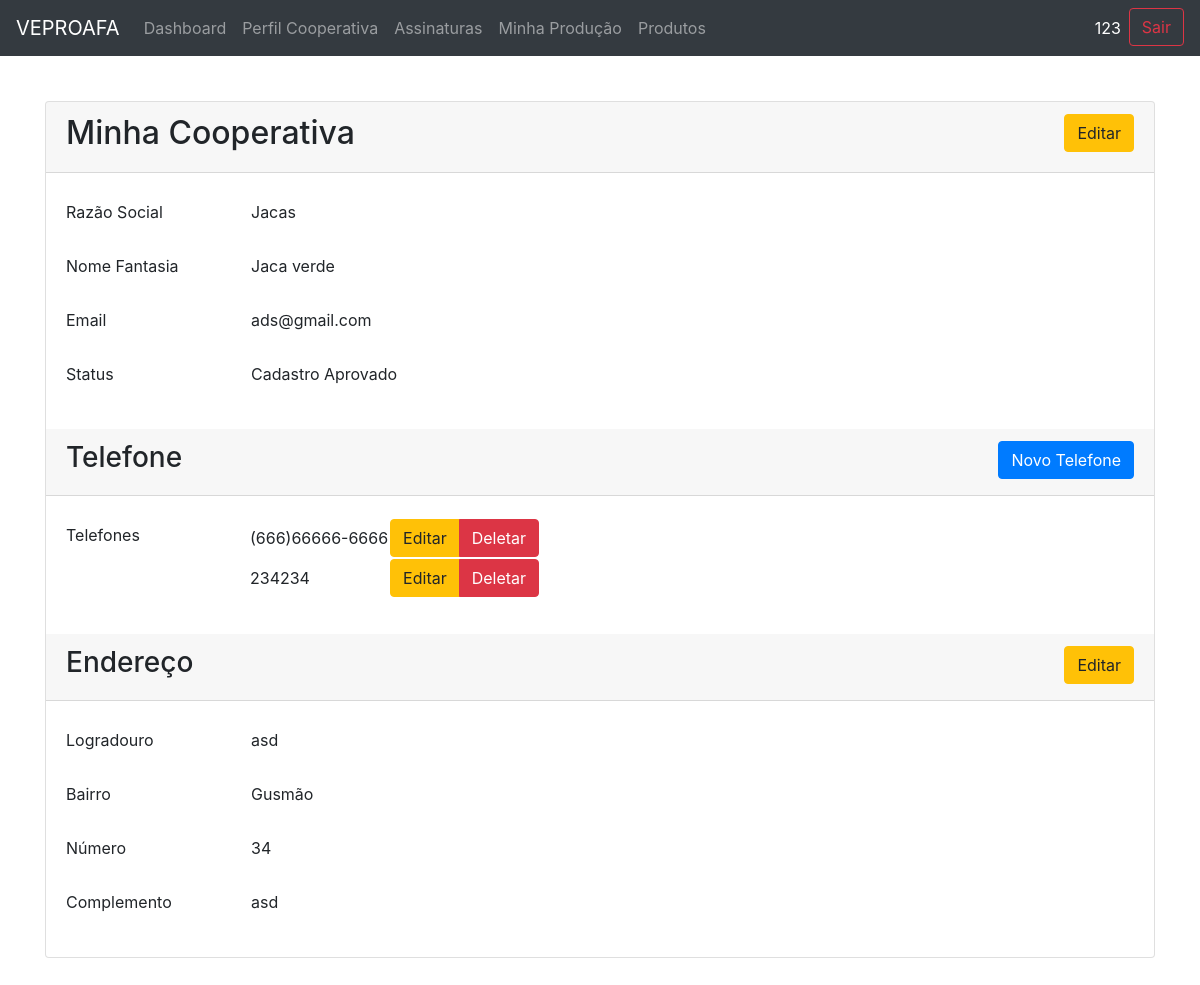
The page /veproafa/cooperativa/view/ (signed in) on the database its author committed.
### app_base/models.py (models this page shows, shortened)
class Cooperativa(models.Model):
    usuario = models.OneToOneField(settings.AUTH_USER_MODEL,on_delete=models.PROTECT,blank=True,null=True)
    razao_social=models.CharField(max_length=100)
    nome_fantasia=models.CharField(max_length=100)
    cnpj=models.CharField(max_length=20)
    email= models.EmailField()
    aprovado=models.NullBooleanField()
    endereco = models.OneToOneField(Endereco, null=False, blank=False, on_delete=models.CASCADE)
    assinaturas= models.ManyToManyField(Assinatura, blank=True)

class Telefone(models.Model):
    telefone = models.CharField(max_length=30)
    cooperativa = models.ForeignKey(Cooperativa, on_delete=models.CASCADE,null=True)
    cliente = models.ForeignKey(Cliente, on_delete=models.CASCADE,null=True)

class Endereco(models.Model):
    logradouro = models.CharField(max_length=130)
    bairro=models.CharField(max_length=80)
    numero = models.IntegerField()
    complemento = models.CharField(max_length=80)

### app_base/views.py (the view)
# urls.py: path('cooperativa/view/', views.cooperativa_view,name='cooperativa_view'),
def cooperativa_view(request):
    cooperativa = Cooperativa.objects.filter(usuario__id=request.user.id).first()
    telefones=Telefone.objects.filter(cooperativa=cooperativa)
    return render(request, 'cooperativa/view.html', {'cooperativa': cooperativa,'telefones':telefones})

### app_base/templatetags/auth_extras.py (called while the page is built)
@register.filter(name='has_group')
def has_group(user, group_name):
    group = Group.objects.get(name=group_name)
    return True if group in user.groups.all() else False

### templates/cooperativa/view.html (shortened to what this page needs)
{% extends 'base.html' %}
{% block conteudo %}
<div class="card">
    <div class="card-header">
        <h2>Minha Cooperativa
            <a href="{% url 'cooperativa_update' cooperativa.id %}" class="btn btn-warning" style="float:right" >Editar</a>
        </h2>
    </div>
    <div class="card-body">
        <form>
            <div class="form-group row">
                <label for="razao_social" class="col-sm-2 col-form-label">Razão Social</label>
                <div class="col-sm-10">
                    <input type="text" readonly class="form-control-plaintext" id="razao_social" value="{{ cooperativa.razao_social }}">
                </div>
            </div>
            <div class="form-group row">
                <label for="nome_fantasia" class="col-sm-2 col-form-label">Nome Fantasia</label>
                <div class="col-sm-10">
                    <input type="text" readonly class="form-control-plaintext" id="nome_fantasia" value="{{ cooperativa.nome_fantasia }}">
                </div>
            </div>
            <div class="form-group row">
                <label for="email" class="col-sm-2 col-form-label">Email</label>
                <div class="col-sm-10">
                    <input type="text" readonly class="form-control-plaintext" id="email" value="{{ cooperativa.email }}">
                </div>
            </div>
            <div class="form-group row">
                <label for="aprovado" class="col-sm-2 col-form-label">Status</label>
                <div class="col-sm-10">
                    {% if cooperativa.aprovado == True %}
                    <input type="text" readonly class="form-control-plaintext" id="aprovado" value="Cadastro Aprovado">
                    {%else%}
                    <input type="text" readonly class="form-control-plaintext" id="aprovado" value="Cadastro em pausa">
                    {%endif%}
                </div>
            </div>
        </form>
    </div>
    <div class="card-header">
        <h3>Telefone
            <a href="{% url 'telefone_create' cooperativa.id %}" class="btn btn-primary" style="float:right" >Novo Telefone</a>
        </h3>
    </div>
    <div class="card-body">
        <form>
            <div class="form-group row">
                <label for="telefone" class="col-sm-2 col-form-label">Telefones</label>
                <div class="col-sm-10 table-responsive">
                    <table id="telefone">
                        <thead>
                        <tr>
                            <th></th>
                            <th></th>
                        </tr>
                        </thead>
                        <tbody>
                        {% for telefone in telefones %}
                        <tr>
                            <td>{{ telefone.telefone }}</td>
                            <td>
                                <div class="btn-group" role="group" aria-label="Basic example">
                                    <a href="{% url 'telefone_update' telefone.id %}" class="btn btn-warning">Editar</a>
                                    <a href="{% url 'telefone_delete' telefone.id %}" class="btn btn-danger">Deletar</a>
                                </div>
                            </td>
                        </tr>
                        {% endfor %}
                        </tbody>
                    </table>
                </div>
            </div>
        </form>
    </div>
    <div class="card-header">
        <h3>Endereço
            <a href="{% url 'endereco_update' cooperativa.endereco.id %}" class="btn btn-warning" style="float:right" >Editar</a>
        </h3>
    </div>
    <div class="card-body">
        <form>
            <div class="form-group row">
                <label for="logradouro" class="col-sm-2 col-form-label">Logradouro</label>
                <div class="col-sm-10">
                    <input type="text" readonly class="form-control-plaintext" id="logradouro" value="{{ cooperativa.endereco.logradouro}}">
                </div>
            </div>
            <div class="form-group row">
                <label for="nome_fantasia" class="col-sm-2 col-form-label">Bairro</label>
                <div class="col-sm-10">
                    <input type="text" readonly class="form-control-plaintext" id="bairro" value="{{ cooperativa.endereco.bairro }}">
                </div>
            </div>
            <div class="form-group row">
                <label for="numero" class="col-sm-2 col-form-label">Número</label>
                <div class="col-sm-10">
                    <input type="text" readonly class="form-control-plaintext" id="numero" value="{{ cooperativa.endereco.numero }}">
                </div>
            </div>
            <div class="form-group row">
                <label for="complemento" class="col-sm-2 col-form-label">Complemento</label>
                <div class="col-sm-10">
                    <input type="text" readonly class="form-control-plaintext" id="complemento" value="{{ cooperativa.endereco.complemento }}">
                </div>
            </div>
        </form>
    </div>
</div>
{% endblock %}

### templates/base.html (shortened to what this page needs)
{% load static %}
{% load auth_extras %}
<!DOCTYPE html>
<html lang="en">
<head>
    <link rel="stylesheet" href="{% static '/bootstrap/css/bootstrap.min.css' %}"/>
    <link rel="stylesheet" href="{% static '/bootstrap/css/style.css' %}"/>
</head>
<body>
<nav class="navbar navbar-expand-lg navbar-dark bg-dark">
    <a class="navbar-brand" href="#">VEPROAFA</a>
    <div class="collapse navbar-collapse" id="navbarSupportedContent">
        <ul class="navbar-nav mr-auto">
            {% if request.user|has_group:'COOPERATIVA' %}
            <li class="nav-item">
                <a href="{% url 'dashboard' %}" class="nav-link">Dashboard</a>
            </li>
            <li class="nav-item">
                <a href="{% url 'cooperativa_view' %}" class="nav-link">Perfil Cooperativa</a>
            </li>
            <li class="nav-item">
                <a class="nav-link" href="{% url 'assinatura_list' %}">Assinaturas</a>
            </li>
            <li class="nav-item">
                <a class="nav-link" href="{% url 'producao_list' %}">Minha Produção</a>
            </li>
            <li class="nav-item">
                <a href="{% url 'produto_list' %}" class="nav-link">Produtos</a>
            </li>
            {% endif %}
        </ul>
        <ul class="navbar-nav ml-auto">
            <li class="nav-item">
                <a href="#" class="nav-link active">{{ user.username }}</a>
            </li>
            <li class="nav-item">
                <a href="{% url 'my_logout'%}" class="btn btn-outline-danger my-2 my-sm-0">Sair</a>
            </li>
        </ul>
    </div>
</nav>
<div class="container corretor corretor-card">
    {% block conteudo %}
    {% endblock %}
</div>
</body>
</html>

### rows shown on the page
Cooperativa: razao_social "Jacas", nome_fantasia "Jaca verde", email "ads@gmail.com", endereco.logradouro "asd", endereco.bairro "Gusmão", endereco.numero "34", endereco.complemento "asd"
Telefone: telefone "(666)66666-6666"
Telefone: telefone "234234"

### other values the page prints
{{ user.username }} "123"
